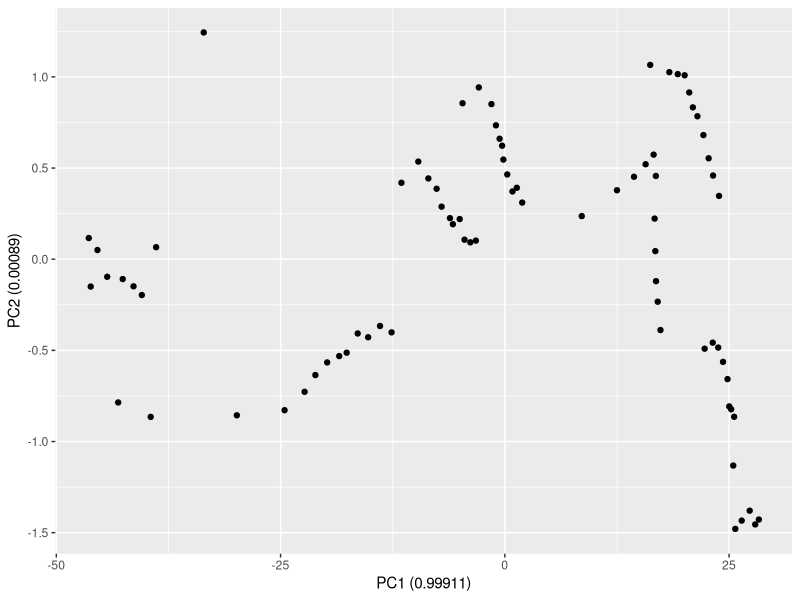

Write the R code that produced this figure.
# Information ----
# Analyzing test data from breathalyzer
# Author: Diego Rodríguez Esperante
# Date of creation: 12/11/2024
# Last edited: 29/11/2024

# Loading ----
## Loading packages ----
require(dplyr)
require(ggfortify)
require(reshape2)
require(ggplot2)
require(stringr)
require(rstudioapi)

# Open files ----
setwd(dirname(rstudioapi::getSourceEditorContext()$path))

data_raw = read.csv("dev4891_imps_0_sample_00000.csv", sep = ";")

# Options ----
opts = list(deep_clean = TRUE,
            joe_plots = FALSE)

# Experimental constants ----
chunk_duration = 20 # Each chunk represents a 5-second frequency sweep
conc_duration = 300 # Every 5 minutes concentration increases
conc_increase = c(0, 0.1, 0.5, 1, 10, 50, 100) # Concentrations increase to these values in nM

# Support functions ----
extract_freq = function(dataframe, target_phase = -45){
  phase_deg = dataframe$phasez[dataframe$chunk == 0] * 180/pi
  phase_close = order(abs(phase_deg-target_phase))
  
  freqs = dataframe$frequency[dataframe$chunk == 0]
  target_freq = freqs[phase_close[1]]
  
  data_target = dataframe[dataframe$frequency == target_freq,]
  
  return(data_target)
}

# Cleanup ----
data = data_raw

# Cleanup rows inbetween chunks
data$timestamp = as.numeric(data$timestamp)
data = data[!is.na(data$timestamp),]
data$chunk = as.numeric(data$chunk)
data$size = as.numeric(data$size)

# List of dataframes, one for each chunk
datalist = split(data, data$chunk)
names(datalist) = paste0(rep("chunk_", length(datalist)), names(datalist))
for (i in 1:length(datalist)){
  # From the source data
  nms = datalist[[i]]$fieldname
  chnk = datalist[[i]]$chunk[1]
  tmstmp = datalist[[i]]$timestamp[1]
  sz = datalist[[i]]$size[1]
  
  # From experimental constants
  time = chnk*chunk_duration
  conc = conc_increase[floor(time/conc_duration)+1]
  
  data_t = as.data.frame(t(datalist[[i]][,c(5:ncol(data))]))
  data_t = cbind(rep(chnk, nrow(data_t)), rep(tmstmp, nrow(data_t)), rep(sz, nrow(data_t)), 
                 rep(time, nrow(data_t)), rep(conc, nrow(data_t)), 
                 data_t)
  colnames(data_t) = c("chunk", "timestamp", "size", "time", "concentration", nms)
  
  datalist[[i]] = data_t
}

data_join = datalist[[1]]
for (i in 2:length(datalist)){
  data_join = rbind(data_join, datalist[[i]])
}
rownames(data_join) = NULL

if(opts$deep_clean){
  col_nms = colnames(data_join)
  # Whitelist specific columns
  white_cols = c("frequency")
  
  # Delete specific columns
  manu_cols = c("timestamp", "tc", "tcmeas", "count", "flags", "nexttimestamp", "settimestamp",
               "param0", "param0pwr", "param0stddev", "param1", "param1pwr", "param1stddev")
  
  # Delete power columns for redundancy
  pwr_cols = col_nms[grepl('pwr', col_nms)]
  
  # Delete columns whose standard deviation is 0
  std_cols = col_nms[grepl('stddev', col_nms)]
  std_del = c()
  for (i in 1:length(std_cols)){
    if ((sum(data_join[,std_cols[i]]==0)/(nrow(data_join)))>=.9){
      std_del = c(std_del,std_cols[i])
    }
  }
  
  std_cols = col_nms[grepl(paste(gsub("stddev", "", std_del), collapse = "|"), col_nms)]
  
  # Join together
  del_cols = c(manu_cols, pwr_cols, std_cols)
  del_cols = del_cols[!duplicated(del_cols)]
  
  # Remove whitelisted columns
  for (i in 1:length(white_cols)){
    del_cols = del_cols[!(del_cols == white_cols[i])]
  }
  
  data_join = data_join %>% select(-one_of(del_cols))
  
  rm(col_nms, white_cols, manu_cols, pwr_cols, std_cols, std_del, del_cols)
}

# Reorder columns
col_order = c("chunk", "size", "time", "concentration", "frequency")
col_order = c(col_order, colnames(data_join)[!(colnames(data_join) %in% col_order)])

data_join = data_join[,col_order]

rm(data_t, i, nms, sz, tmstmp, chnk, time, conc, col_order)

# Replicate Joe's results ----
if(opts$joe_plots){
  # Plotting time against absz, only the frequency associated with -45 degree phase on the first chunk
  
  # Extract phases of first chunk
  data_target = extract_freq(data_join, -45)
  
  # Find first local maxima
  data_diff = diff(data_target$absz, differences = 2) > 0
  i = 1
  while (data_diff[i] == data_diff[1]) {
    i = i+1
  }
  data_effsz = cbind(Time = data_target$time, EffectSize = data_target$absz/(data_target$absz[i-1]))
  
  # Plotting
  ggplot(data_target, aes(x = time, y = absz)) +
    geom_line() + 
    geom_vline(xintercept = conc_duration*(1:floor(max(data_target$time)/conc_duration)))
  
  ggplot(data_effsz, aes(x = Time, y = EffectSize)) +
    geom_line()
}
# Other analyses ----
## PCA ----
if(!exists("data_target")){
  data_target = extract_freq(data_join, -45)
}

pca = prcomp(data_target[,-c(1:5,9)])
pca$rotation = -1*pca$rotation
pca_obj = pca$x

ggplot(pca_obj, aes(x = PC1, y= PC2)) +
  geom_point() +
  xlab(paste0('PC1', ' (', (summary(pca)$importance[2,1]), ')')) +
  ylab(paste0('PC2', ' (', (summary(pca)$importance[2,2]), ')'))

## Correlation plot ----

## Non-negative matrix factorization ----

## Other features ----
